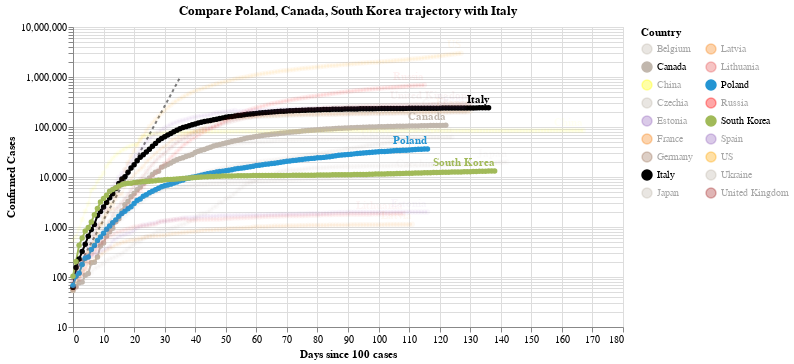

The notebook cell saved with this chart:
### Code cell
#hide_input
chart3 = make_since_chart(dff2, ['Poland', 'Canada', 'South Korea'], baseline_countries)
chart3

### Figure 1 — Vega-Lite specification as saved in the notebook (floating-point values rounded to 4 significant figures; data arrays with more than 128 entries replaced by an {"elided": "..."} marker saying what was removed)
{"config": {"view": {"continuousWidth": 400, "continuousHeight": 300}}, "layer": [{"data": {"name": "data-628230001892d6798b50651be41d1b3e"}, "mark": {"type": "line", "color": "black", "opacity": 0.5, "strokeDash": [3, 3]}, "encoding": {"x": {"type": "quantitative", "field": "Days since 100 cases"}, "y": {"type": "quantitative", "field": "Confirmed Cases"}}}, {"data": {"name": "data-40358f9ec2ab332e88cde947100679f0"}, "mark": {"type": "line", "point": true}, "encoding": {"color": {"type": "nominal", "field": "Country", "legend": {"columns": 2}, "scale": {"domain": ["Belgium", "Canada", "China", "Czechia", "Estonia", "France", "Germany", "Italy", "Japan", "Latvia", "Lithuania", "Poland", "Russia", "South Korea", "Spain", "US", "Ukraine", "United Kingdom"], "range": ["#C1B7AD", "#C1B7AD", "yellow", "#C1B7AD", "#9467bd", "#F58518", "#9D755D", "black", "#C1B7AD", "#F58518", "#E45756", "#2495D3", "red", "#A1BA59", "#9467bd", "orange", "#C1B7AD", "brown"]}}, "opacity": {"condition": {"value": 1, "selection": "selector001"}, "value": 0.05}, "tooltip": [{"type": "nominal", "field": "Country"}, {"type": "temporal", "field": "Date"}, {"type": "quantitative", "field": "Confirmed Cases"}, {"type": "quantitative", "field": "Days since 100 cases"}], "x": {"type": "quantitative", "field": "Days since 100 cases"}, "y": {"type": "quantitative", "field": "Confirmed Cases", "scale": {"type": "log"}}}, "selection": {"selector001": {"type": "multi", "fields": ["Country"], "bind": "legend", "init": [{"Country": "Poland"}, {"Country": "Canada"}, {"Country": "South Korea"}, {"Country": "Italy"}]}}, "width": 550}, {"data": {"name": "data-40358f9ec2ab332e88cde947100679f0"}, "mark": {"type": "text", "align": "right", "dy": -8, "fontWeight": "bold"}, "encoding": {"color": {"type": "nominal", "field": "Country", "legend": {"columns": 2}, "scale": {"domain": ["Belgium", "Canada", "China", "Czechia", "Estonia", "France", "Germany", "Italy", "Japan", "Latvia", "Lithuania", "Poland", "Russia", "South Korea", "Spain", "US", "Ukraine", "United Kingdom"], "range": ["#C1B7AD", "#C1B7AD", "yellow", "#C1B7AD", "#9467bd", "#F58518", "#9D755D", "black", "#C1B7AD", "#F58518", "#E45756", "#2495D3", "red", "#A1BA59", "#9467bd", "orange", "#C1B7AD", "brown"]}}, "opacity": {"condition": {"value": 1, "selection": "selector001"}, "value": 0.05}, "text": {"type": "nominal", "field": "Country"}, "tooltip": [{"type": "nominal", "field": "Country"}, {"type": "temporal", "field": "Date"}, {"type": "quantitative", "field": "Confirmed Cases"}, {"type": "quantitative", "field": "Days since 100 cases"}], "x": {"type": "quantitative", "field": "Days since 100 cases"}, "y": {"type": "quantitative", "field": "Confirmed Cases", "scale": {"type": "log"}}}, "transform": [{"filter": "(datum['Date'] >= 1594080000000)"}], "width": 550}], "title": "Compare Poland, Canada, South Korea trajectory with Italy", "$schema": "https://vega.github.io/schema/vega-lite/v4.0.2.json", "datasets": {"data-628230001892d6798b50651be41d1b3e": [{"Days since 100 cases": 0, "Confirmed Cases": 100.0}, {"Days since 100 cases": 1, "Confirmed Cases": 130.0}, {"Days since 100 cases": 2, "Confirmed Cases": 169.0}, {"Days since 100 cases": 3, "Confirmed Cases": 219.7}, {"Days since 100 cases": 4, "Confirmed Cases": 285.6}, {"Days since 100 cases": 5, "Confirmed Cases": 371.3}, {"Days since 100 cases": 6, "Confirmed Cases": 482.7}, {"Days since 100 cases": 7, "Confirmed Cases": 627.5}, {"Days since 100 cases": 8, "Confirmed Cases": 815.7}, {"Days since 100 cases": 9, "Confirmed Cases": 1060.0}, {"Days since 100 cases": 10, "Confirmed Cases": 1379.0}, {"Days since 100 cases": 11, "Confirmed Cases": 1792.0}, {"Days since 100 cases": 12, "Confirmed Cases": 2330.0}, {"Days since 100 cases": 13, "Confirmed Cases": 3029.0}, {"Days since 100 cases": 14, "Confirmed Cases": 3937.0}, {"Days since 100 cases": 15, "Confirmed Cases": 5119.0}, {"Days since 100 cases": 16, "Confirmed Cases": 6654.0}, {"Days since 100 cases": 17, "Confirmed Cases": 8650.0}, {"Days since 100 cases": 18, "Confirmed Cases": 11250.0}, {"Days since 100 cases": 19, "Confirmed Cases": 14620.0}, {"Days since 100 cases": 20, "Confirmed Cases": 19000.0}, {"Days since 100 cases": 21, "Confirmed Cases": 24710.0}, {"Days since 100 cases": 22, "Confirmed Cases": 32120.0}, {"Days since 100 cases": 23, "Confirmed Cases": 41750.0}, {"Days since 100 cases": 24, "Confirmed Cases": 54280.0}, {"Days since 100 cases": 25, "Confirmed Cases": 70560.0}, {"Days since 100 cases": 26, "Confirmed Cases": 91730.0}, {"Days since 100 cases": 27, "Confirmed Cases": 119300.0}, {"Days since 100 cases": 28, "Confirmed Cases": 155000.0}, {"Days since 100 cases": 29, "Confirmed Cases": 201500.0}, {"Days since 100 cases": 30, "Confirmed Cases": 262000.0}, {"Days since 100 cases": 31, "Confirmed Cases": 340600.0}, {"Days since 100 cases": 32, "Confirmed Cases": 442800.0}, {"Days since 100 cases": 33, "Confirmed Cases": 575600.0}, {"Days since 100 cases": 34, "Confirmed Cases": 748300.0}, {"Days since 100 cases": 35, "Confirmed Cases": 972800.0}], "data-40358f9ec2ab332e88cde947100679f0": {"elided": "2282 records"}}}
